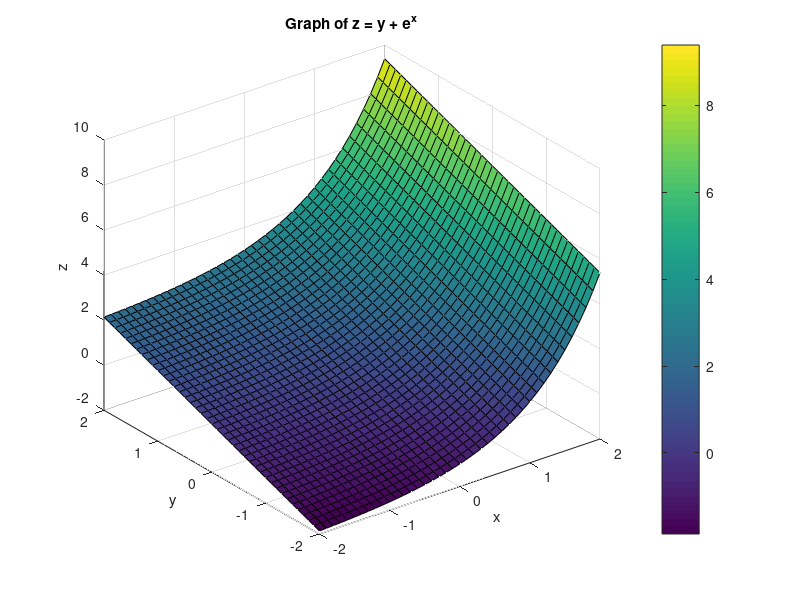

MATLAB code to generate this figure:
%	Plotting the sinusoidal functions in one graph.
x = -2*pi : pi/10 : 2*pi;
plot(x, sin(x), 'r*-', x, cos(x), 'b+--')
grid on
legend('sin', 'cos')
xlabel('\theta (rad)')
ylabel('f^n')
title('Sinusoidal functions')

%	Plotting z = y + e^x
[x y] = meshgrid(-2:0.1:2);
z = y + exp(x);
surf(x, y, z);
grid on;
colorbar;
xlabel('x'); ylabel('y'); zlabel('z');
title('Graph of z = y + e^x')
